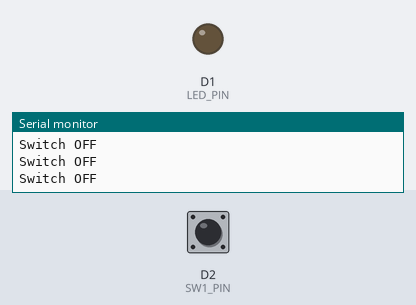
A sketch run on a simulated ESP8266 (NodeMCU). Shown: output pins drawn as LEDs (lit = HIGH), the last lines printed to the serial monitor. The inputs (shaded band) are chosen by the test bench; at power-on: D2 (SW1_PIN) HIGH.

Above: at 1.2 s.
1.3 s: D2 (SW1_PIN) pulled LOW for 0.25 s
At 1.5 s:
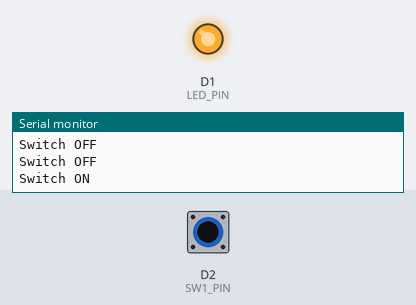
3.1 s: D2 (SW1_PIN) pulled LOW for 3.2 s
At 7.2 s:
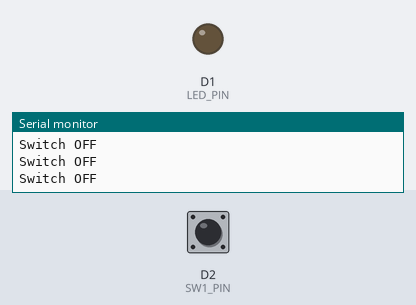
Timing chart, 0 to 8.7 s (numbered marks = the images above; inputs shaded):
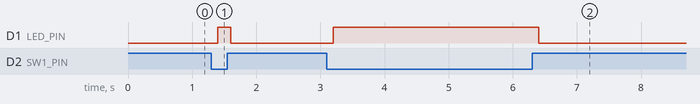

The sketch:

SwitchLED.ino
```cpp
#define LED_PIN D1
#define SW1_PIN D2
void setup() {
 pinMode(LED_PIN, OUTPUT);
 pinMode(SW1_PIN, INPUT_PULLUP);
 Serial.begin(115200);
}
void loop() {
 int buttonState = digitalRead(SW1_PIN);
 if (buttonState == LOW) {
   digitalWrite(LED_PIN, HIGH);
   Serial.println("Switch ON");
 } else {
   digitalWrite(LED_PIN, LOW);
   Serial.println("Switch OFF");
 }
 delay(200);
}
```

Measured:
- after the input at 1.3 s, D1 (LED_PIN): LOW → HIGH after 0.10 s, → LOW 0.20 s later
- after the input at 3.1 s, D1 (LED_PIN): LOW → HIGH after 0.10 s, → LOW 3.2 s later
